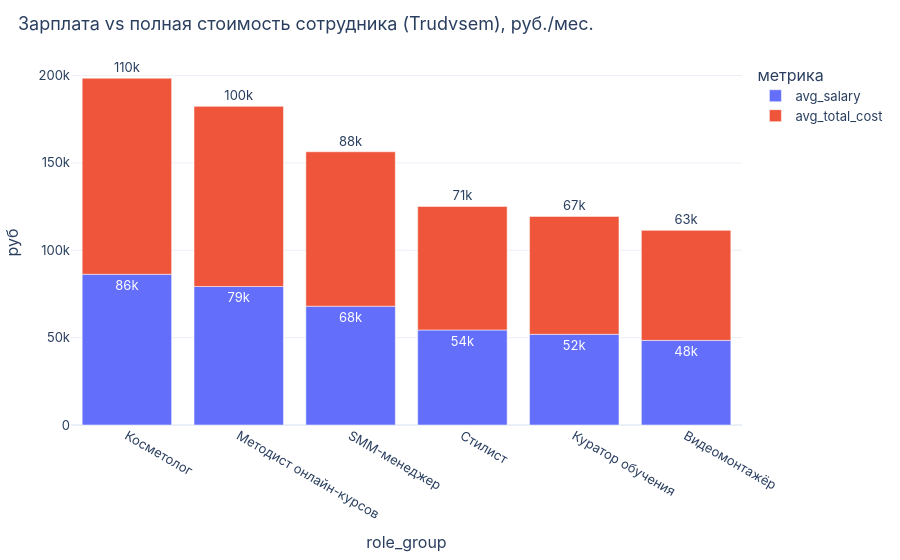
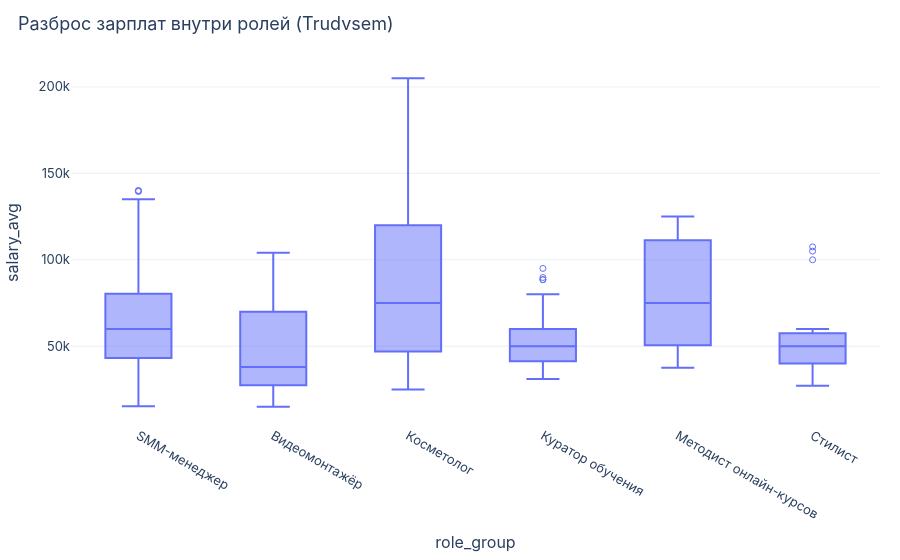

Source (notebook cell) for these figures, in order:
### Code cell
employees_result = EmployeesResearch().run()
display(employees_result.tables["salary_summary"].round(0))

for figure in employees_result.figures.values():
    figure.show()

print("Выводы по разделу:")
for item in employees_result.findings:
    print(" -", item)

### Figure 1 — Plotly figure (JSON) as saved in the notebook; plotly's stock layout.template omitted (floating-point values rounded to 4 significant figures)
{"data": [{"cliponaxis": false, "hovertemplate": "метрика=avg_salary<br>role_group=%{x}<br>руб=%{y}<extra></extra>", "legendgroup": "avg_salary", "marker": {"color": "#636efa", "pattern": {"shape": ""}}, "name": "avg_salary", "orientation": "v", "showlegend": true, "textposition": "outside", "texttemplate": "%{y:.2s}", "type": "bar", "x": ["Косметолог", "Методист онлайн-курсов", "SMM-менеджер", "Стилист", "Куратор обучения", "Видеомонтажёр"], "xaxis": "x", "y": [86280.0, 79290.0, 67990.0, 54390.0, 51900.0, 48430.0], "yaxis": "y"}, {"cliponaxis": false, "hovertemplate": "метрика=avg_total_cost<br>role_group=%{x}<br>руб=%{y}<extra></extra>", "legendgroup": "avg_total_cost", "marker": {"color": "#EF553B", "pattern": {"shape": ""}}, "name": "avg_total_cost", "orientation": "v", "showlegend": true, "textposition": "outside", "texttemplate": "%{y:.2s}", "type": "bar", "x": ["Косметолог", "Методист онлайн-курсов", "SMM-менеджер", "Стилист", "Куратор обучения", "Видеомонтажёр"], "xaxis": "x", "y": [112200.0, 103100.0, 88390.0, 70700.0, 67470.0, 62960.0], "yaxis": "y"}], "layout": {"barmode": "relative", "colorway": ["#5B6CFF", "#FF7E7E", "#33C7A4", "#FFB547", "#9B6BFF", "#3B98FF"], "font": {"family": "Inter, Arial, sans-serif", "size": 13}, "legend": {"title": {"text": "метрика"}, "tracegroupgap": 0}, "margin": {"b": 40, "l": 40, "r": 20, "t": 60}, "title": {"font": {"size": 18}, "text": "Зарплата vs полная стоимость сотрудника (Trudvsem), руб./мес.", "x": 0.02, "xanchor": "left"}, "xaxis": {"anchor": "y", "domain": [0.0, 1.0], "title": {"text": "role_group"}}, "yaxis": {"anchor": "x", "domain": [0.0, 1.0], "title": {"text": "руб"}}}}

### Figure 2 — Plotly figure (JSON) as saved in the notebook; plotly's stock layout.template omitted (floating-point values rounded to 4 significant figures; data arrays with more than 128 entries replaced by an {"elided": "..."} marker saying what was removed)
{"data": [{"alignmentgroup": "True", "boxpoints": "suspectedoutliers", "hovertemplate": "role_group=%{x}<br>salary_avg=%{y}<extra></extra>", "legendgroup": "", "marker": {"color": "#636efa"}, "name": "", "notched": false, "offsetgroup": "", "orientation": "v", "showlegend": false, "type": "box", "x": {"elided": "337 str values"}, "x0": " ", "xaxis": "x", "y": {"elided": "337 float values"}, "y0": " ", "yaxis": "y"}], "layout": {"boxmode": "group", "colorway": ["#5B6CFF", "#FF7E7E", "#33C7A4", "#FFB547", "#9B6BFF", "#3B98FF"], "font": {"family": "Inter, Arial, sans-serif", "size": 13}, "legend": {"tracegroupgap": 0}, "margin": {"b": 40, "l": 40, "r": 20, "t": 60}, "title": {"font": {"size": 18}, "text": "Разброс зарплат внутри ролей (Trudvsem)", "x": 0.02, "xanchor": "left"}, "xaxis": {"anchor": "y", "domain": [0.0, 1.0], "title": {"text": "role_group"}}, "yaxis": {"anchor": "x", "domain": [0.0, 1.0], "title": {"text": "salary_avg"}}}}
